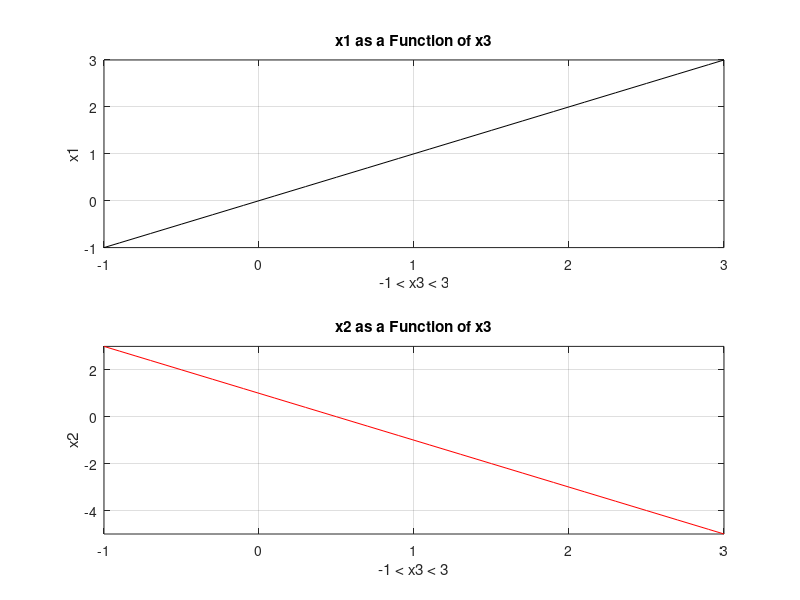

This figure's MATLAB source:
%Ryan Aday
%112754800
%MEC 102
%HW #02

clear all
clc

SBUID=112754800;

%Problem #2

A=[-1 1 3;
    1 3 5;
    -2 0 2;];
B=[1; 3; 0;];

%a)
rref([A B]);

%Results:
%     1     0    -1     0
%    0     1     2     1
%    0     0     0     0

%b)
x3=-1:0.1:3;


%x3 is independent
%x1 = x3
%x2 = 1 - 2*x3

%c) 
x1=x3;
x2 = 1 - 2*x3

close all

subplot(2,1,1);
plot(x3,x1,'k')

title('x1 as a Function of x3')
xlabel('-1 < x3 < 3') 
ylabel('x1') 

grid on;
axis tight;

subplot(2,1,2);
plot(x3,x2,'r')

title('x2 as a Function of x3')
xlabel('-1 < x3 < 3') 
ylabel('x2') 

grid on;
axis tight;